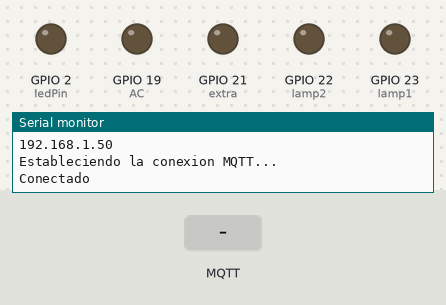
The sketch below on a simulated ESP32. Parts: output pins drawn as LEDs (lit = HIGH), the last lines printed to the serial monitor. Inputs (shaded band) come from the test bench. WiFi joins after 1.5 s; servers stay silent unless stated; no MQTT or app messages arrive unless stated.

Above: at 2.7 s.
2.8 s: MQTT message "Encendido" arrives on the first subscribed topic
At 3.1 s:
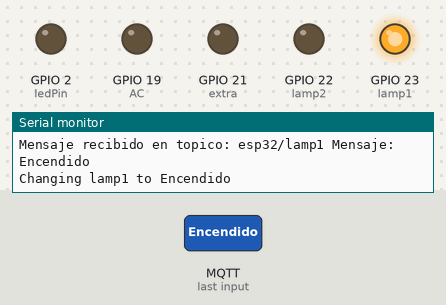
4.3 s: MQTT message "Encendido" arrives on the third subscribed topic
At 5.4 s:
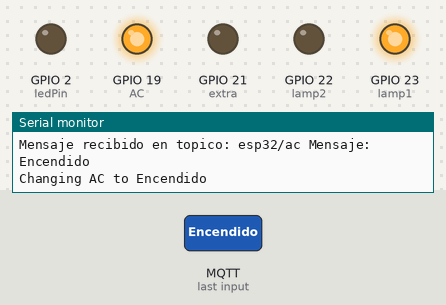
5.8 s: MQTT message "Apagado" arrives on the first subscribed topic
At 6.5 s:
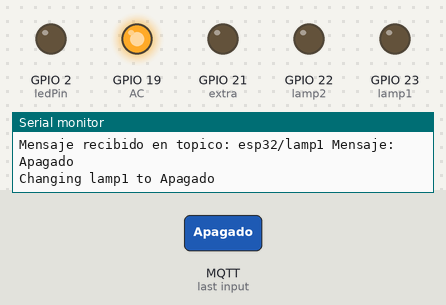
7.3 s: MQTT message "Encendido" arrives on the second subscribed topic
At 7.7 s:
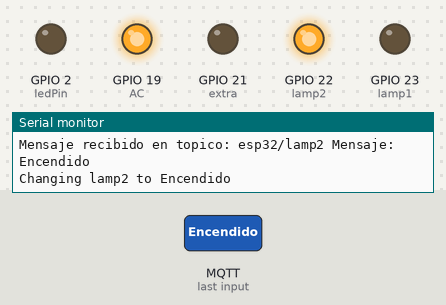
8.8 s: MQTT message "Apagado" arrives on the third subscribed topic
At 10.0 s:
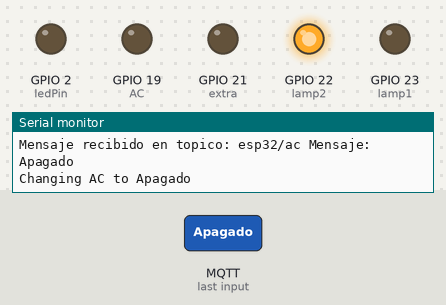
10.3 s: MQTT message "Apagado" arrives on the second subscribed topic
At 11.2 s:
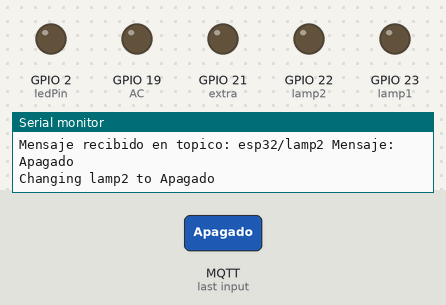
Timing chart, 0 to 12.8 s (numbered marks = the images above; inputs shaded):
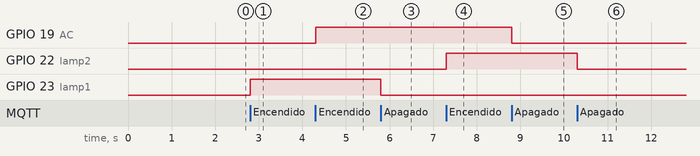

Measured:
- after the input at 2.8 s, GPIO 23 (lamp1): LOW → HIGH at once
- after the input at 4.3 s, GPIO 19 (AC): LOW → HIGH at once
- after the input at 5.8 s, GPIO 23 (lamp1): HIGH → LOW at once
- after the input at 7.3 s, GPIO 22 (lamp2): LOW → HIGH at once
- after the input at 8.8 s, GPIO 19 (AC): HIGH → LOW at once
- after the input at 10.3 s, GPIO 22 (lamp2): HIGH → LOW at once

The sketch:

setup.ino
```cpp
#include <WiFi.h>
#include <PubSubClient.h>

// Replace the next variables with your SSID/Password combination
const char* ssid = "IZZI-AEB0";
const char* password = "8871B1BEAEB0";

// Add your MQTT Broker IP address, example:
//const char* mqtt_server = "192.168.0.144";
const char* mqtt_server = "192.168.0.2";

WiFiClient espClient;
PubSubClient client(espClient);
long lastMsg = 0;
char msg[50];
int value = 0;

// LED Pin
const char lamp1 = 23;
const char lamp2 = 22;
const char AC = 19;
const char extra = 21;
const char ledPin = 2;

void setup() {
  Serial.begin(115200);

  setup_wifi();
  client.setServer(mqtt_server, 1883);
  client.setCallback(callback);

  pinMode(ledPin, OUTPUT);
  pinMode(lamp1, OUTPUT);
  pinMode(lamp2, OUTPUT);
  pinMode(AC, OUTPUT);
  pinMode(extra, OUTPUT);
}

void setup_wifi() {
  delay(10);
  // We start by connecting to a WiFi network
  Serial.println();
  Serial.print("Conectando a :");
  Serial.println(ssid);


  while (WiFi.status() != WL_CONNECTED) {
    WiFi.begin(ssid, password);
    delay(500);
    Serial.print(".");
  }

  Serial.println("");
  Serial.println("WiFi conectado");
  Serial.println("IP address: ");
  Serial.println(WiFi.localIP());
}

void callback(char* topic, byte* message, unsigned int length) {
  Serial.print("Mensaje recibido en topico: ");
  Serial.print(topic);
  Serial.print(" Mensaje: ");
  String messageTemp;

  for (int i = 0; i < length; i++) {
    Serial.print((char)message[i]);
    messageTemp += (char)message[i];
  }
  Serial.println();

  // Feel free to add more if statements to control more GPIOs with MQTT

  // If a message is received on the topic esp32/output, you check if the message is either "on" or "off".
  // Changes the output state according to the message
  if (String(topic) == "esp32/lamp1") {
    Serial.print("Changing lamp1 to ");
    if(messageTemp == "Encendido"){
      Serial.println("Encendido");
      digitalWrite(lamp1, HIGH);
    }
    else if(messageTemp == "Apagado"){
      Serial.println("Apagado");
      digitalWrite(lamp1, LOW);
    }
  }
    if (String(topic) == "esp32/lamp2") {
    Serial.print("Changing lamp2 to ");
    if(messageTemp == "Encendido"){
      Serial.println("Encendido");
      digitalWrite(lamp2, HIGH);
    }
    else if(messageTemp == "Apagado"){
      Serial.println("Apagado");
      digitalWrite(lamp2, LOW);
    }
  }
    if (String(topic) == "esp32/ac") {
    Serial.print("Changing AC to ");
    if(messageTemp == "Encendido"){
      Serial.println("Encendido");
      digitalWrite(AC, HIGH);
    }
    else if(messageTemp == "Apagado"){
      Serial.println("Apagado");
      digitalWrite(AC, LOW);
    }
  }
  if (String(topic) == "esp32/extra") {
    Serial.print("Changing extra output to ");
    if(messageTemp == "Encendido"){
      Serial.println("Encendido");
      digitalWrite(extra, HIGH);
    }
    else if(messageTemp == "Apagado"){
      Serial.println("Apagado");
      digitalWrite(extra, LOW);
  }
}
}

void reconnect() {
  // Loop until we're reconnected
  while (!client.connected()) {
    Serial.println("Estableciendo la conexion MQTT...");
    // Attempt to connect
    if (client.connect("ESP32")) {
      Serial.println("Conectado");
      // Subscribe
      client.subscribe("esp32/lamp1");
      client.subscribe("esp32/lamp2");
      client.subscribe("esp32/ac");
      client.subscribe("esp32/extra");
    } else {
      Serial.print("Error de conexion, rc=");
      Serial.print(client.state());
      Serial.println("Intentando en 5 segundos");
      // Wait 5 seconds before retrying
      delay(5000);
    }
  }
}
void loop() {
  if (!client.connected()) {
    reconnect();
  }
  client.loop();

  long now = millis();
  if (now - lastMsg > 5000) {
    lastMsg = now;
    char* mensaje = "mensaje desde la esp32";

    /* client.publish("esp32/test", mensaje);
    /*digitalWrite(ledPin, HIGH);
    delay(1000);
    digitalWrite(ledPin, LOW);
    delay(1000);*/
    /*Serial.println("Mensaje enviado");
*/
  }
}
```
